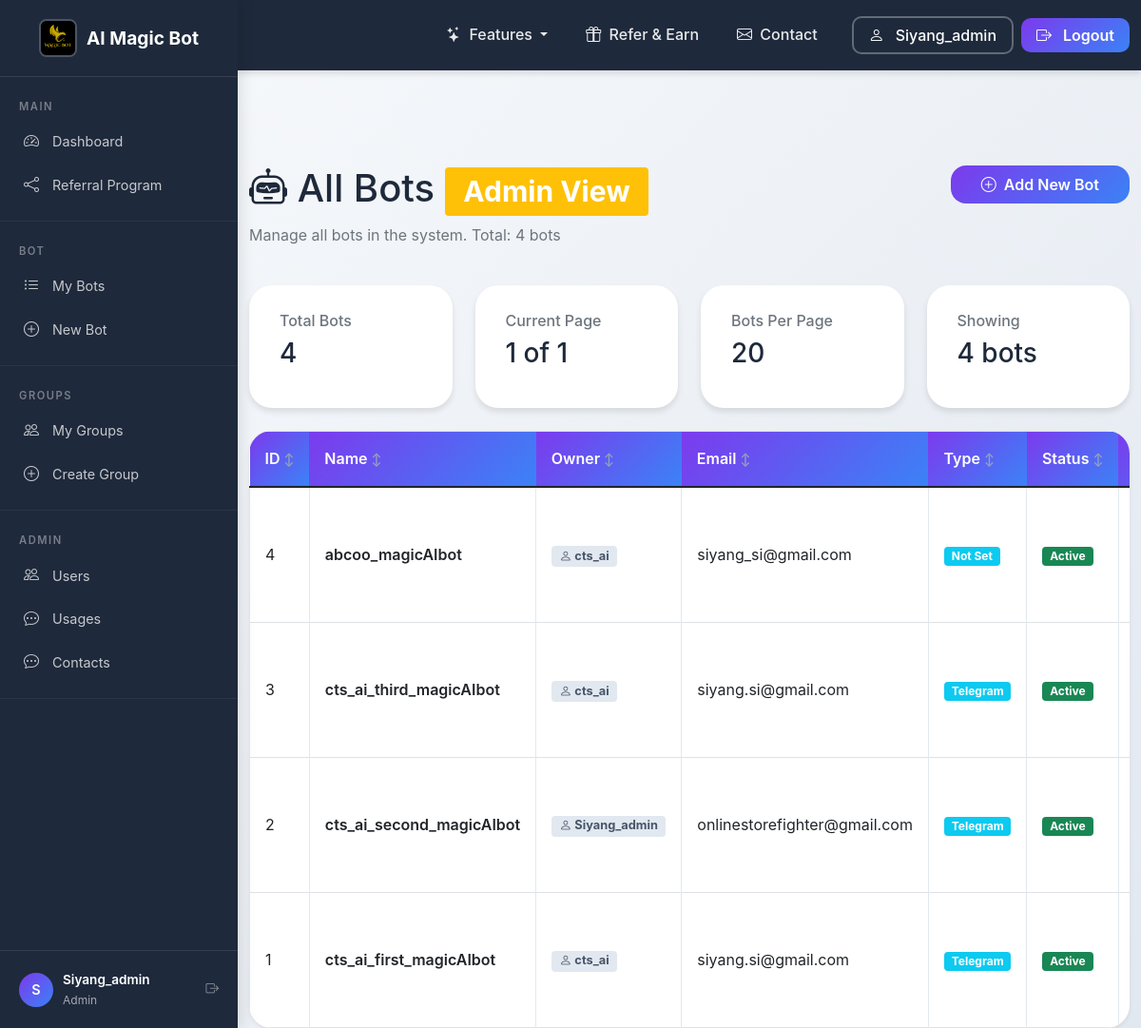
The page /admin/bots (signed in) on the database as committed earlier.
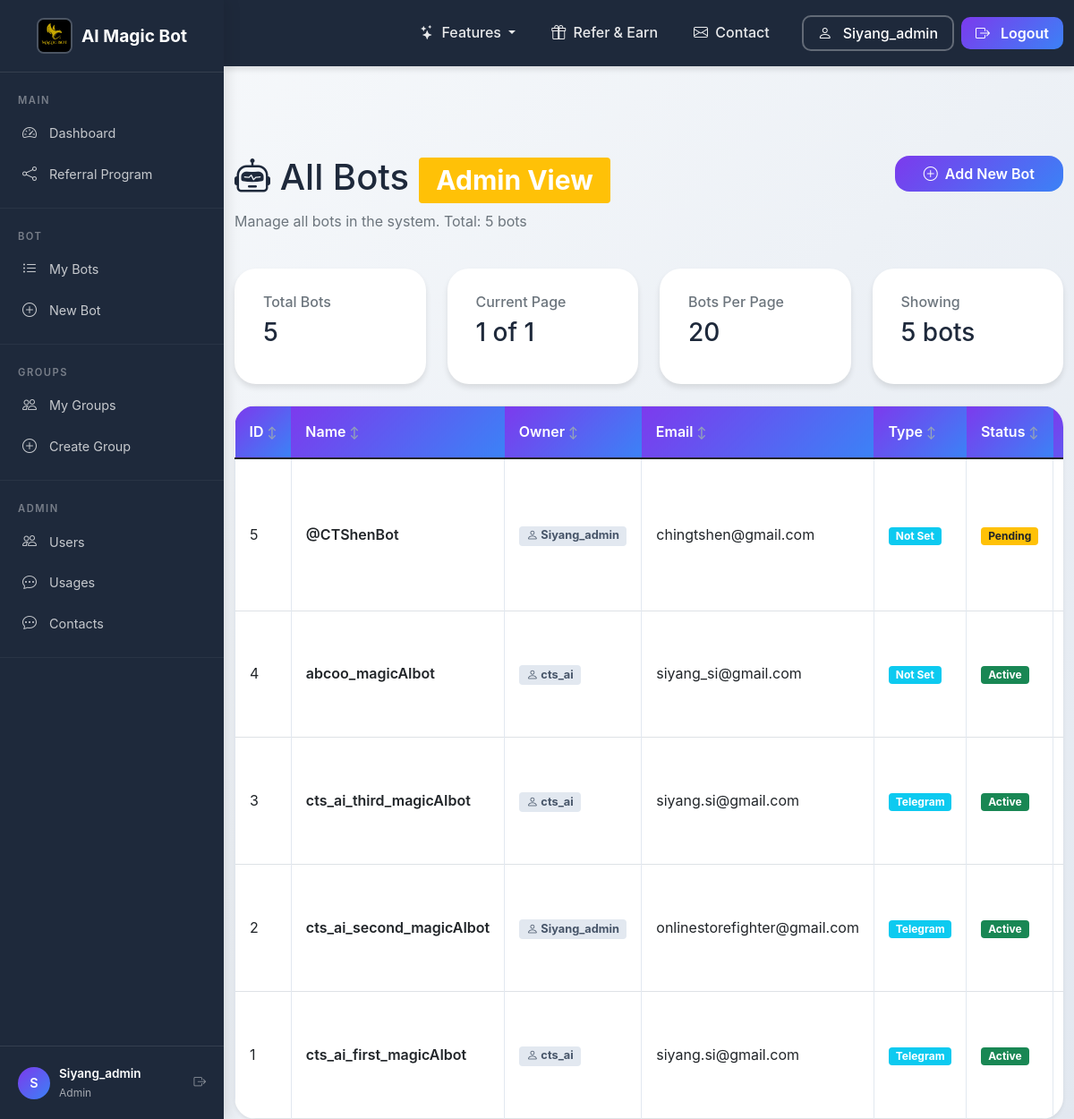
The same page on the database as committed later.
### tables this page shows
CREATE TABLE bots (
            id INTEGER PRIMARY KEY AUTOINCREMENT,
            user_id INTEGER NOT NULL,
            name TEXT NOT NULL,
            email TEXT,
            organization TEXT,
            messaging TEXT,
            token TEXT NOT NULL,
            created_at TIMESTAMP DEFAULT CURRENT_TIMESTAMP,
            updated_at TIMESTAMP DEFAULT CURRENT_TIMESTAMP,
            llm TEXT,
            description TEXT,
            is_active BOOLEAN DEFAULT TRUE,
            online INTEGER DEFAULT 0,
            last_used TIMESTAMP,
            usage_count INTEGER DEFAULT 0,
            config TEXT,
            webhook_url TEXT,
            api_key TEXT,
            tags TEXT,
            file_folder TEXT
            , status TEXT DEFAULT 'active', FOREIGN KEY (user_id) REFERENCES users (id) ON DELETE CASCADE
        );

CREATE TABLE users (
            id INTEGER PRIMARY KEY AUTOINCREMENT,
            provider TEXT NOT NULL DEFAULT 'local',
            provider_id TEXT UNIQUE,
            username TEXT NOT NULL UNIQUE,
            email TEXT,
            password_hash TEXT,
            referral_credits INTEGER DEFAULT 0,
            referral_badge TEXT DEFAULT NULL,
            created_at TIMESTAMP DEFAULT CURRENT_TIMESTAMP,
            updated_at TIMESTAMP DEFAULT CURRENT_TIMESTAMP
        , preferred_platform TEXT DEFAULT NULL, platform_user_id TEXT DEFAULT NULL);

### app_complete_with_groups.py (the view)
@app.route("/admin/bots")
@admin_required_route
def admin_bots():
    page = request.args.get('page', 1, type=int)
    per_page = 20
    offset = (page - 1) * per_page
    conn = get_db_connection()
    total_bots = conn.execute("SELECT COUNT(*) FROM bots").fetchone()[0]
    bots = conn.execute("""
        SELECT b.*, u.username as owner_username
        FROM bots b
        LEFT JOIN users u ON b.user_id = u.id
        ORDER BY b.id DESC
        LIMIT ? OFFSET ?
    """, (per_page, offset)).fetchall()
    conn.close()
    total_pages = (total_bots + per_page - 1) // per_page
    return render_template("admin_bots.html",
                         bots=bots,
                         page=page,
                         total_pages=total_pages,
                         total_bots=total_bots,
                         username=session.get("username"),
                         role=session.get("role", "customer"))

### app_complete_with_groups.py (called while the page is built)
@app.context_processor
def inject_random_background():
    import random
    background_images = [
        '/static/AI_IMG1.jpeg',
        '/static/AI_IMG_2.jpeg',
        '/static/AI_IMG_3.jpeg',
        '/static/AI_IMG_4.jpeg'
    ]
    random_bg = random.choice(background_images)
    return {
        'random_background': random_bg,
        'all_backgrounds': background_images,
        'is_admin': session.get('role') == 'admin'
    }

def admin_required_route(f):
    from functools import wraps
    @wraps(f)
    def decorated_function(*args, **kwargs):
        if session.get('role', 'customer') != 'admin':
            flash("Admin privileges required to access this page.", "error")
            return redirect(url_for('index'))
        return f(*args, **kwargs)
    return decorated_function

    def __call__(self, environ, start_response):
        environ['wsgi.url_scheme'] = 'https'
        return super().__call__(environ, start_response)

### db.py (called while the page is built)
def get_conn():
    if USE_PG:
        return _pg_conn()
    return _sqlite_conn()

### templates/admin_bots.html (shortened to what the changed rows need)
<!DOCTYPE html>
<html lang="en">
<head>
    <link href="https://cdn.jsdelivr.net/npm/bootstrap@5.1.3/dist/css/bootstrap.min.css" rel="stylesheet">
    <link rel="stylesheet" href="{{ url_for('static', filename='css/shared.css') }}">
    <link rel="stylesheet" href="https://cdn.jsdelivr.net/npm/bootstrap-icons@1.8.1/font/bootstrap-icons.css">
</head>
<body class="sidebar-layout">
    {% with active_page='admin_bots' %}
<div class="sidebar-content">
    {% endwith %}
    <div class="container mt-4">
        <div class="row mb-4">
            <div class="col">
                <h1><i class="bi bi-robot"></i> All Bots <span class="badge bg-warning">Admin View</span></h1>
                <p class="text-muted">Manage all bots in the system. Total: {{ total_bots }} bots</p>
            </div>
        </div>
        <div class="row mb-4">
            <div class="col-md-3">
                <div class="card stats-card">
                    <div class="card-body">
                        <h6 class="card-subtitle mb-2 text-muted">Total Bots</h6>
                        <h3 class="card-title">{{ total_bots }}</h3>
                    </div>
                </div>
            </div>
            <div class="col-md-3">
                <div class="card stats-card">
                    <div class="card-body">
                        <h6 class="card-subtitle mb-2 text-muted">Showing</h6>
                        <h3 class="card-title">{{ bots|length }} bots</h3>
                    </div>
                </div>
            </div>
        </div>
        {% if bots %}
        <div class="card shadow-sm">
            <div class="card-body p-0">
                <div class="table-responsive">
                    <table class="table table-hover table-bordered mb-0 table-responsive-cards">
                        <thead class="table-light">
                            <tr class="table-header-row">
                                <th>ID</th>
                                <th>Name</th>
                                <th>Owner</th>
                                <th>Email</th>
                                <th>Type</th>
                                <th>Status</th>
                                <th>Created</th>
                            </tr>
                        </thead>
                        <tbody>
                            {% for bot in bots %}
                            <tr>
                                <td data-label="ID">{{ bot.id }}</td>
                                <td data-label="Name" class="bot-name-cell">{{ bot.name }}</td>
                                <td data-label="Owner"><span class="badge owner-badge"><i class="bi bi-person"></i> {{ bot.owner_username or 'Unknown' }}</span></td>
                                <td data-label="Email">{{ bot.email or '—' }}</td>
                                <td data-label="Type"><span class="badge bg-info">{{ bot.messaging|title if bot.messaging else 'N/A' }}</span></td>
                                <td data-label="Status">
                                    {% if bot.status == 'active' %}
                                    <span class="badge bg-success">Active</span>
                                    {% elif bot.status == 'pending' %}
                                    <span class="badge bg-warning text-dark">Pending</span>
                                    {% else %}
                                    <span class="badge bg-secondary">Inactive</span>
                                    {% endif %}
                                </td>
                                <td data-label="Created">{{ bot.created_at[:10] if bot.created_at else '—' }}</td>
                            </tr>
                            {% endfor %}
                        </tbody>
                    </table>
                </div>
            </div>
        </div>
        {% else %}
        <div class="alert alert-info">
            <i class="bi bi-info-circle"></i> No bots found in the system.
        </div>
        {% endif %}
    </div>
</div>
</body>
</html>

Rows that differ between the two databases and show on the page:
added bots: id "5", name "@CTShenBot", username "Siyang_admin", email "chingtshen@gmail.com", messaging "Not Set", status "Pending"
Other text that changed with them:
{{ total_bots }}: "4" → "5"
{{ bots|length }}: "4" → "5"
